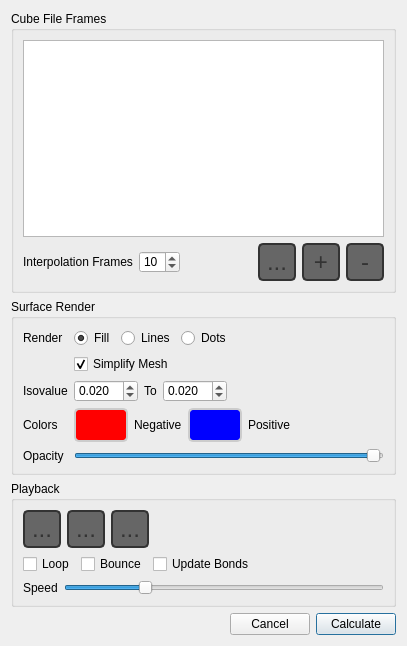
<?xml version="1.0" encoding="UTF-8"?>
<ui version="4.0">
 <class>SurfaceAnimatorDialog</class>
 <widget class="QDialog" name="SurfaceAnimatorDialog">
  <property name="geometry">
   <rect>
    <x>0</x>
    <y>0</y>
    <width>407</width>
    <height>646</height>
   </rect>
  </property>
  <property name="sizePolicy">
   <sizepolicy hsizetype="Expanding" vsizetype="Expanding">
    <horstretch>0</horstretch>
    <verstretch>0</verstretch>
   </sizepolicy>
  </property>
  <property name="windowTitle">
   <string>Create Animation</string>
  </property>
  <property name="styleSheet">
   <string>QToolButton {
   color: #333;
   background-color: #666;
   border-width: 2px;
   border-color: #CCC;
   border-style: solid;
   border-radius: 5;
   padding: 0px;
   min-width: 50px;
   max-width: 50px;
   min-height: 30px;
   max-height: 30px;
}

QToolButton:pressed {
   border-color: #222;
}
</string>
  </property>
  <layout class="QVBoxLayout" name="verticalLayout_4">
   <item>
    <widget class="QGroupBox" name="groupBox">
     <property name="styleSheet">
      <string>QToolButton {
   color: #333;
   background-color: QLinearGradient( x1: 0, y1: 0, x2: 0, y2: 1, 
          stop: 0 #fff,
          stop: 0.5 #eee, 
          stop: 1 #999);
   border-width: 2px;
   border-color: #333;
   border-style: solid;
   border-radius: 5;
   padding: 0px;
   font-size: 24px;
   min-width: 34px;
   max-width: 34px;
   min-height: 34px;
   max-height: 34px;
}

QToolButton:disabled {
  background-color: QLinearGradient( x1: 0, y1: 0, x2: 0, y2: 1, 
          stop: 0 #fff,
          stop: 0.5 #eee, 
          stop: 1 #bbb);
   border-color: #aaa;
   color: #aaa;
}

QToolButton:pressed {
   background-color: QLinearGradient( x1: 0, y1: 0, x2: 0, y2: 1, 
          stop: 0 #999,
          stop: 0.5 #eee, 
          stop: 1 #fff);
}


QToolButton:checked {
   border-color: #b00;
   background-color: QLinearGradient( x1: 0, y1: 0, x2: 0, y2: 1, 
          stop: 0 #999,
          stop: 0.5 #eee, 
          stop: 1 #fff);
}

QToolTip {
   border: 2px solid darkkhaki;
   padding: 2px;
   border-radius: 3px;
   opacity: 500;
   font-size: 12px;
}</string>
     </property>
     <property name="title">
      <string>Cube File Frames</string>
     </property>
     <layout class="QVBoxLayout" name="verticalLayout_3">
      <item>
       <widget class="QListWidget" name="fileList">
        <property name="editTriggers">
         <set>QAbstractItemView::NoEditTriggers</set>
        </property>
        <property name="alternatingRowColors">
         <bool>true</bool>
        </property>
        <property name="selectionMode">
         <enum>QAbstractItemView::SingleSelection</enum>
        </property>
       </widget>
      </item>
      <item>
       <layout class="QHBoxLayout" name="horizontalLayout_2">
        <item>
         <widget class="QLabel" name="label_4">
          <property name="text">
           <string>Interpolation Frames</string>
          </property>
         </widget>
        </item>
        <item>
         <widget class="QSpinBox" name="interpolationFrames">
          <property name="minimum">
           <number>0</number>
          </property>
          <property name="maximum">
           <number>99</number>
          </property>
          <property name="value">
           <number>10</number>
          </property>
         </widget>
        </item>
        <item>
         <spacer name="horizontalSpacer_2">
          <property name="orientation">
           <enum>Qt::Horizontal</enum>
          </property>
          <property name="sizeHint" stdset="0">
           <size>
            <width>40</width>
            <height>20</height>
           </size>
          </property>
         </spacer>
        </item>
        <item>
         <widget class="QToolButton" name="reverseButton">
          <property name="toolTip">
           <string>Reverse file list order</string>
          </property>
          <property name="text">
           <string>...</string>
          </property>
          <property name="icon">
           <iconset resource="IQmol.qrc">
            <normaloff>:/resources/icons/Up-down.png</normaloff>:/resources/icons/Up-down.png</iconset>
          </property>
          <property name="iconSize">
           <size>
            <width>24</width>
            <height>24</height>
           </size>
          </property>
         </widget>
        </item>
        <item>
         <widget class="QToolButton" name="upButton">
          <property name="toolTip">
           <string>Move selection up</string>
          </property>
          <property name="text">
           <string>+</string>
          </property>
          <property name="icon">
           <iconset resource="IQmol.qrc">
            <normaloff>:/resources/icons/Up.png</normaloff>:/resources/icons/Up.png</iconset>
          </property>
          <property name="iconSize">
           <size>
            <width>24</width>
            <height>24</height>
           </size>
          </property>
         </widget>
        </item>
        <item>
         <widget class="QToolButton" name="downButton">
          <property name="toolTip">
           <string>Move selection down</string>
          </property>
          <property name="text">
           <string>-</string>
          </property>
          <property name="icon">
           <iconset resource="IQmol.qrc">
            <normaloff>:/resources/icons/Down.png</normaloff>:/resources/icons/Down.png</iconset>
          </property>
          <property name="iconSize">
           <size>
            <width>24</width>
            <height>24</height>
           </size>
          </property>
         </widget>
        </item>
       </layout>
      </item>
     </layout>
    </widget>
   </item>
   <item>
    <widget class="QGroupBox" name="groupBox_3">
     <property name="title">
      <string>Surface Render</string>
     </property>
     <layout class="QVBoxLayout" name="verticalLayout_2">
      <item>
       <layout class="QGridLayout" name="gridLayout">
        <item row="4" column="0">
         <widget class="QLabel" name="label_8">
          <property name="text">
           <string>Opacity</string>
          </property>
         </widget>
        </item>
        <item row="3" column="0">
         <widget class="QLabel" name="label">
          <property name="text">
           <string>Colors</string>
          </property>
         </widget>
        </item>
        <item row="2" column="0">
         <widget class="QLabel" name="label_3">
          <property name="text">
           <string>Isovalue</string>
          </property>
         </widget>
        </item>
        <item row="4" column="1">
         <widget class="QSlider" name="transparencySlider">
          <property name="maximum">
           <number>100</number>
          </property>
          <property name="value">
           <number>99</number>
          </property>
          <property name="sliderPosition">
           <number>99</number>
          </property>
          <property name="orientation">
           <enum>Qt::Horizontal</enum>
          </property>
         </widget>
        </item>
        <item row="3" column="1">
         <layout class="QHBoxLayout" name="horizontalLayout_4">
          <item>
           <widget class="QToolButton" name="negativeColorButton">
            <property name="styleSheet">
             <string notr="true">QToolButton {
   background-color: rgb(255, 0, 0);
}</string>
            </property>
            <property name="text">
             <string/>
            </property>
            <property name="iconSize">
             <size>
              <width>32</width>
              <height>16</height>
             </size>
            </property>
           </widget>
          </item>
          <item>
           <widget class="QLabel" name="negativeLabel">
            <property name="text">
             <string>Negative</string>
            </property>
           </widget>
          </item>
          <item>
           <widget class="QToolButton" name="positiveColorButton">
            <property name="styleSheet">
             <string notr="true">QToolButton {
   background-color: rgb(0, 0, 255);
}</string>
            </property>
            <property name="text">
             <string/>
            </property>
            <property name="iconSize">
             <size>
              <width>32</width>
              <height>16</height>
             </size>
            </property>
           </widget>
          </item>
          <item>
           <widget class="QLabel" name="label_9">
            <property name="text">
             <string>Positive</string>
            </property>
           </widget>
          </item>
          <item>
           <spacer name="horizontalSpacer_10">
            <property name="orientation">
             <enum>Qt::Horizontal</enum>
            </property>
            <property name="sizeHint" stdset="0">
             <size>
              <width>40</width>
              <height>20</height>
             </size>
            </property>
           </spacer>
          </item>
         </layout>
        </item>
        <item row="2" column="1">
         <layout class="QHBoxLayout" name="horizontalLayout_3">
          <item>
           <widget class="QDoubleSpinBox" name="isovalue">
            <property name="decimals">
             <number>3</number>
            </property>
            <property name="minimum">
             <double>0.001000000000000</double>
            </property>
            <property name="maximum">
             <double>99.998999999999995</double>
            </property>
            <property name="singleStep">
             <double>0.001000000000000</double>
            </property>
            <property name="value">
             <double>0.020000000000000</double>
            </property>
           </widget>
          </item>
          <item>
           <widget class="QLabel" name="toLabel">
            <property name="text">
             <string>To</string>
            </property>
           </widget>
          </item>
          <item>
           <widget class="QDoubleSpinBox" name="isovalue2">
            <property name="decimals">
             <number>3</number>
            </property>
            <property name="minimum">
             <double>0.001000000000000</double>
            </property>
            <property name="maximum">
             <double>99.998999999999995</double>
            </property>
            <property name="singleStep">
             <double>0.001000000000000</double>
            </property>
            <property name="value">
             <double>0.020000000000000</double>
            </property>
           </widget>
          </item>
          <item>
           <spacer name="horizontalSpacer_4">
            <property name="orientation">
             <enum>Qt::Horizontal</enum>
            </property>
            <property name="sizeHint" stdset="0">
             <size>
              <width>40</width>
              <height>20</height>
             </size>
            </property>
           </spacer>
          </item>
         </layout>
        </item>
        <item row="0" column="0">
         <widget class="QLabel" name="label_2">
          <property name="text">
           <string>Render</string>
          </property>
         </widget>
        </item>
        <item row="0" column="1">
         <layout class="QHBoxLayout" name="horizontalLayout">
          <item>
           <widget class="QRadioButton" name="fillButton">
            <property name="text">
             <string>Fill</string>
            </property>
            <property name="checked">
             <bool>true</bool>
            </property>
           </widget>
          </item>
          <item>
           <widget class="QRadioButton" name="linesButton">
            <property name="text">
             <string>Lines</string>
            </property>
           </widget>
          </item>
          <item>
           <widget class="QRadioButton" name="dotsButton">
            <property name="text">
             <string>Dots</string>
            </property>
           </widget>
          </item>
          <item>
           <spacer name="horizontalSpacer">
            <property name="orientation">
             <enum>Qt::Horizontal</enum>
            </property>
            <property name="sizeHint" stdset="0">
             <size>
              <width>40</width>
              <height>20</height>
             </size>
            </property>
           </spacer>
          </item>
         </layout>
        </item>
        <item row="1" column="1">
         <widget class="QCheckBox" name="simplifyMesh">
          <property name="toolTip">
           <string>Use mesh decimation to reduce the complexity of the surface mesh</string>
          </property>
          <property name="text">
           <string>Simplify Mesh</string>
          </property>
          <property name="checked">
           <bool>true</bool>
          </property>
         </widget>
        </item>
       </layout>
      </item>
     </layout>
    </widget>
   </item>
   <item>
    <widget class="QGroupBox" name="playbackBox">
     <property name="styleSheet">
      <string>QToolButton {
   color: #333;
   background-color: QLinearGradient( x1: 0, y1: 0, x2: 0, y2: 1, 
          stop: 0 #fff,
          stop: 0.5 #eee, 
          stop: 1 #999);
   border-width: 2px;
   border-color: #333;
   border-style: solid;
   border-radius: 5;
   padding: 0px;
   font-size: 24px;
   min-width: 34px;
   max-width: 34px;
   min-height: 34px;
   max-height: 34px;
}

QToolButton:disabled {
  background-color: QLinearGradient( x1: 0, y1: 0, x2: 0, y2: 1, 
          stop: 0 #fff,
          stop: 0.5 #eee, 
          stop: 1 #bbb);
   border-color: #aaa;
   color: #aaa;
}


QToolButton:pressed {
   background-color: QLinearGradient( x1: 0, y1: 0, x2: 0, y2: 1, 
          stop: 0 #999,
          stop: 0.5 #eee, 
          stop: 1 #fff);
}


QToolButton:checked {
   border-color: #b00;
}

QToolTip {
   border: 2px solid darkkhaki;
   padding: 2px;
   border-radius: 3px;
   opacity: 500;
   font-size: 10px;
}</string>
     </property>
     <property name="title">
      <string>Playback</string>
     </property>
     <layout class="QVBoxLayout" name="verticalLayout">
      <item>
       <layout class="QHBoxLayout" name="horizontalLayout_5">
        <item>
         <widget class="QToolButton" name="backButton">
          <property name="toolTip">
           <string>Show previous conformer</string>
          </property>
          <property name="text">
           <string>...</string>
          </property>
          <property name="icon">
           <iconset resource="IQmol.qrc">
            <normaloff>:/resources/icons/GoBack.png</normaloff>:/resources/icons/GoBack.png</iconset>
          </property>
          <property name="iconSize">
           <size>
            <width>24</width>
            <height>24</height>
           </size>
          </property>
         </widget>
        </item>
        <item>
         <widget class="QToolButton" name="playButton">
          <property name="toolTip">
           <string>Start and stop animation</string>
          </property>
          <property name="styleSheet">
           <string>QToolButton:checked {
   border-color: #333;
}</string>
          </property>
          <property name="text">
           <string>...</string>
          </property>
          <property name="icon">
           <iconset resource="IQmol.qrc">
            <normaloff>:/resources/icons/Play.png</normaloff>
            <normalon>:/resources/icons/Stop.png</normalon>:/resources/icons/Play.png</iconset>
          </property>
          <property name="iconSize">
           <size>
            <width>24</width>
            <height>24</height>
           </size>
          </property>
          <property name="checkable">
           <bool>true</bool>
          </property>
         </widget>
        </item>
        <item>
         <widget class="QToolButton" name="forwardButton">
          <property name="toolTip">
           <string>Show next conformer</string>
          </property>
          <property name="text">
           <string>...</string>
          </property>
          <property name="icon">
           <iconset resource="IQmol.qrc">
            <normaloff>:/resources/icons/GoForward.png</normaloff>:/resources/icons/GoForward.png</iconset>
          </property>
          <property name="iconSize">
           <size>
            <width>24</width>
            <height>24</height>
           </size>
          </property>
         </widget>
        </item>
        <item>
         <spacer name="horizontalSpacer_5">
          <property name="orientation">
           <enum>Qt::Horizontal</enum>
          </property>
          <property name="sizeHint" stdset="0">
           <size>
            <width>40</width>
            <height>20</height>
           </size>
          </property>
         </spacer>
        </item>
       </layout>
      </item>
      <item>
       <layout class="QHBoxLayout" name="horizontalLayout_6">
        <item>
         <widget class="QCheckBox" name="loopButton">
          <property name="text">
           <string>Loop</string>
          </property>
          <property name="checked">
           <bool>false</bool>
          </property>
         </widget>
        </item>
        <item>
         <widget class="QCheckBox" name="bounceButton">
          <property name="toolTip">
           <string>Reverses the loop at the end</string>
          </property>
          <property name="text">
           <string>Bounce</string>
          </property>
         </widget>
        </item>
        <item>
         <widget class="QCheckBox" name="updateBondsButton">
          <property name="toolTip">
           <string>Reperceive bond for each conformer</string>
          </property>
          <property name="text">
           <string>Update Bonds</string>
          </property>
         </widget>
        </item>
        <item>
         <spacer name="horizontalSpacer_6">
          <property name="orientation">
           <enum>Qt::Horizontal</enum>
          </property>
          <property name="sizeHint" stdset="0">
           <size>
            <width>10</width>
            <height>20</height>
           </size>
          </property>
         </spacer>
        </item>
       </layout>
      </item>
      <item>
       <layout class="QHBoxLayout" name="horizontalLayout_7">
        <item>
         <widget class="QLabel" name="speedLabel">
          <property name="text">
           <string>Speed</string>
          </property>
         </widget>
        </item>
        <item>
         <widget class="QSlider" name="speedSlider">
          <property name="toolTip">
           <string>Controls the speed of animation</string>
          </property>
          <property name="minimum">
           <number>1</number>
          </property>
          <property name="maximum">
           <number>100</number>
          </property>
          <property name="value">
           <number>25</number>
          </property>
          <property name="orientation">
           <enum>Qt::Horizontal</enum>
          </property>
         </widget>
        </item>
       </layout>
      </item>
     </layout>
    </widget>
   </item>
   <item>
    <layout class="QHBoxLayout" name="horizontalLayout_8">
     <item>
      <spacer name="horizontalSpacer_3">
       <property name="orientation">
        <enum>Qt::Horizontal</enum>
       </property>
       <property name="sizeHint" stdset="0">
        <size>
         <width>40</width>
         <height>20</height>
        </size>
       </property>
      </spacer>
     </item>
     <item>
      <widget class="QPushButton" name="cancelButton">
       <property name="text">
        <string>Cancel</string>
       </property>
       <property name="autoDefault">
        <bool>false</bool>
       </property>
      </widget>
     </item>
     <item>
      <widget class="QPushButton" name="calculateButton">
       <property name="text">
        <string>Calculate</string>
       </property>
       <property name="default">
        <bool>true</bool>
       </property>
      </widget>
     </item>
    </layout>
   </item>
  </layout>
 </widget>
 <tabstops>
  <tabstop>calculateButton</tabstop>
  <tabstop>fileList</tabstop>
  <tabstop>interpolationFrames</tabstop>
  <tabstop>upButton</tabstop>
  <tabstop>downButton</tabstop>
  <tabstop>fillButton</tabstop>
  <tabstop>linesButton</tabstop>
  <tabstop>dotsButton</tabstop>
  <tabstop>simplifyMesh</tabstop>
  <tabstop>isovalue</tabstop>
  <tabstop>isovalue2</tabstop>
  <tabstop>negativeColorButton</tabstop>
  <tabstop>positiveColorButton</tabstop>
  <tabstop>transparencySlider</tabstop>
  <tabstop>backButton</tabstop>
  <tabstop>playButton</tabstop>
  <tabstop>forwardButton</tabstop>
  <tabstop>loopButton</tabstop>
  <tabstop>bounceButton</tabstop>
  <tabstop>updateBondsButton</tabstop>
  <tabstop>speedSlider</tabstop>
  <tabstop>cancelButton</tabstop>
 </tabstops>
 <resources>
  <include location="../../resources/IQmol.qrc"/>
 </resources>
 <connections>
  <connection>
   <sender>cancelButton</sender>
   <signal>clicked()</signal>
   <receiver>SurfaceAnimatorDialog</receiver>
   <slot>close()</slot>
   <hints>
    <hint type="sourcelabel">
     <x>270</x>
     <y>566</y>
    </hint>
    <hint type="destinationlabel">
     <x>212</x>
     <y>297</y>
    </hint>
   </hints>
  </connection>
 </connections>
</ui>
